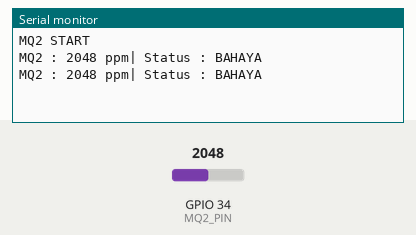
Bench run of a sketch on a simulated ESP32. Parts: the last lines printed to the serial monitor. The inputs (shaded band) are chosen by the test bench; at power-on: GPIO 34 (MQ2_PIN) = 2048.

Above: at 1.2 s.
1.3 s: GPIO 34 (MQ2_PIN) set to 2182
At 1.8 s:
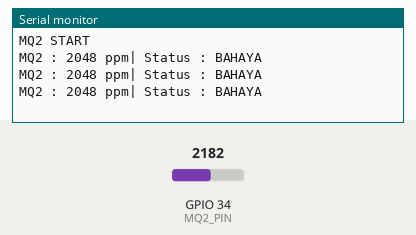
2.8 s: GPIO 34 (MQ2_PIN) set to 2298
At 3.6 s:
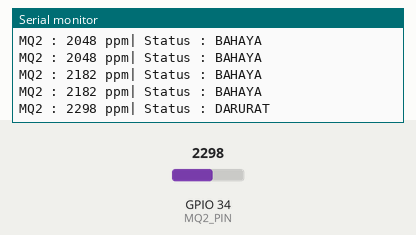
7.6 s: GPIO 34 (MQ2_PIN) set to 316
At 8.4 s:
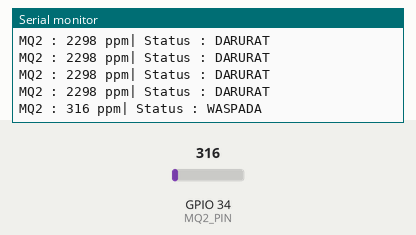
9.1 s: GPIO 34 (MQ2_PIN) set to 272
At 12.6 s:
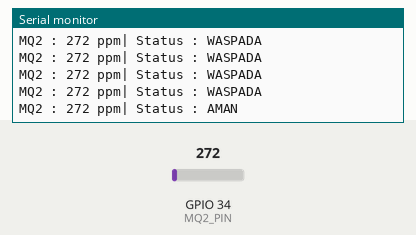

Measured:
- the behaviour switches between 2237 and 2238 on GPIO 34 (MQ2_PIN) (found by bisection; images 1 and 2)
- the behaviour switches between 285 and 284 on GPIO 34 (MQ2_PIN) (found by bisection; images 3 and 4)
- after the input at 2.8 s, the serial monitor: prints a new line after 0.30 s (image 2)
- after the input at 7.6 s, the serial monitor: prints a new line after 0.31 s (image 3)
- after the input at 9.1 s, the serial monitor: prints a new line after 0.61 s (image 4)

The sketch:

fixmq.ino
```cpp
// ======================================================
// MQ2 ESP32 - STABIL & RESPONSIF
// ======================================================

#define MQ2_PIN 34

// ================== THRESHOLD ==================
//#define WASPADA_LEVEL  150
//#define BAHAYA_LEVEL   250
//#define DARURAT_LEVEL  400

// SESUDAH (hasil kalibrasi ulang dari analisis kita)
#define WASPADA_LEVEL   308
#define BAHAYA_LEVEL    708
#define DARURAT_LEVEL   2238

#define RESET_LEVEL    285

// ================== VARIABLE ==================
unsigned long safeTimer = 0;

String statusGas = "AMAN";

// ======================================================
void setup() {

  Serial.begin(115200);

  pinMode(MQ2_PIN, INPUT);

  Serial.println("MQ2 START");
}

// ======================================================
void loop() {

  int mq2Value = readMQ2Average();

  // ======================================================
  // DARURAT
  // ======================================================
  if (mq2Value >= DARURAT_LEVEL) {

    statusGas = "DARURAT";

    safeTimer = millis();
  }

  // ======================================================
  // BAHAYA
  // ======================================================
  else if (mq2Value >= BAHAYA_LEVEL) {

    statusGas = "BAHAYA";

    safeTimer = millis();
  }

  // ======================================================
  // WASPADA
  // ======================================================
  else if (mq2Value >= WASPADA_LEVEL) {

    statusGas = "WASPADA";

    safeTimer = millis();
  }

  // ======================================================
  // AMAN
  // ======================================================
  else if (mq2Value < RESET_LEVEL) {

    // Delay aman 3 detik
    if (millis() - safeTimer > 3000) {

      statusGas = "AMAN";
    }
  }

  // ======================================================
  // SERIAL MONITOR
  // ======================================================
  Serial.print("MQ2 : ");
  Serial.print(mq2Value);
  Serial.print(" ppm");

  Serial.print("| Status : ");
  Serial.println(statusGas);

  delay(500);
}

// ======================================================
// FILTERING MQ2
// ======================================================
int readMQ2Average() {

  long total = 0;

  for (int i = 0; i < 5; i++) {

    total += analogRead(MQ2_PIN);

    delay(20);
  }

  return total / 5;
}
```
